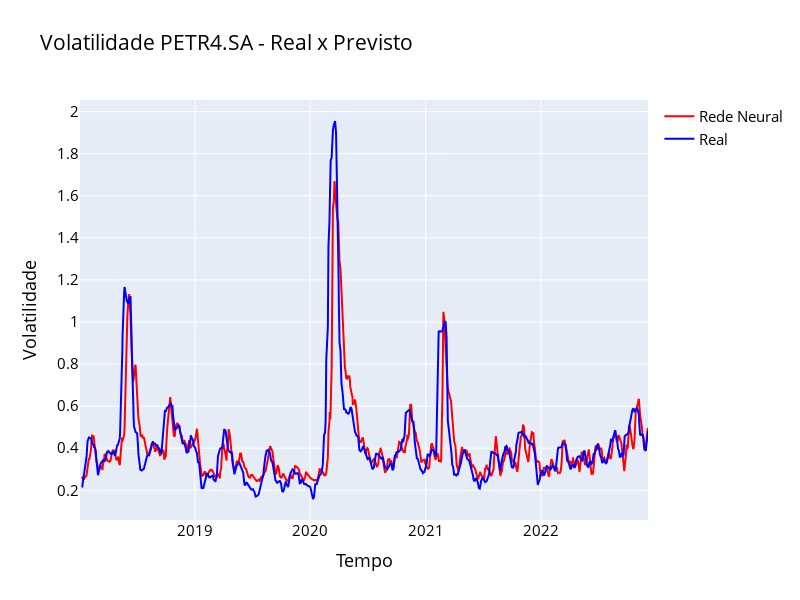

The code cell stored with this chart in its notebook:
### Code cell
# Avaliando os resultados

fig = make_subplots(rows = 1, cols = 1
                    , shared_xaxes = True
                    , vertical_spacing = 0.05)

fig.add_trace(go.Scatter(x = resultados.index, y = resultados["Previsto"].rolling(5).mean()
                                , name = "Rede Neural"
                                , line = dict(color = "red"))
              , row = 1, col = 1)

fig.add_trace(go.Scatter(x = resultados.index, y = resultados["Real"].rolling(5).mean()
                                , name = "Real"
                                , line = dict(color = "blue"))
              , row = 1, col = 1)

fig.update_layout(height = 600, width = 800
                  , title_text = "Volatilidade " + ticker1 + " - Real x Previsto"
                  , font_color = "blue"
                  , title_font_color = "black"
                  , xaxis_title = "Tempo"
                  , yaxis_title = "Volatilidade"
                  , font = dict(size = 15, color = "Black")
                 )
fig.show()

### Figure 1 — Plotly figure (JSON) as saved in the notebook; plotly's stock layout.template omitted (floating-point values rounded to 4 significant figures; data arrays with more than 128 entries replaced by an {"elided": "..."} marker saying what was removed)
{"data": [{"line": {"color": "red"}, "name": "Rede Neural", "type": "scatter", "x": {"elided": "1222 str values"}, "xaxis": "x", "y": {"elided": "1222 float values"}, "yaxis": "y"}, {"line": {"color": "blue"}, "name": "Real", "type": "scatter", "x": {"elided": "1222 str values"}, "xaxis": "x", "y": {"elided": "1222 float values"}, "yaxis": "y"}], "layout": {"font": {"color": "Black", "size": 15}, "height": 600, "title": {"font": {"color": "black"}, "text": "Volatilidade PETR4.SA - Real x Previsto"}, "width": 800, "xaxis": {"anchor": "y", "domain": [0, 1], "title": {"text": "Tempo"}}, "yaxis": {"anchor": "x", "domain": [0, 1], "title": {"text": "Volatilidade"}}}}
